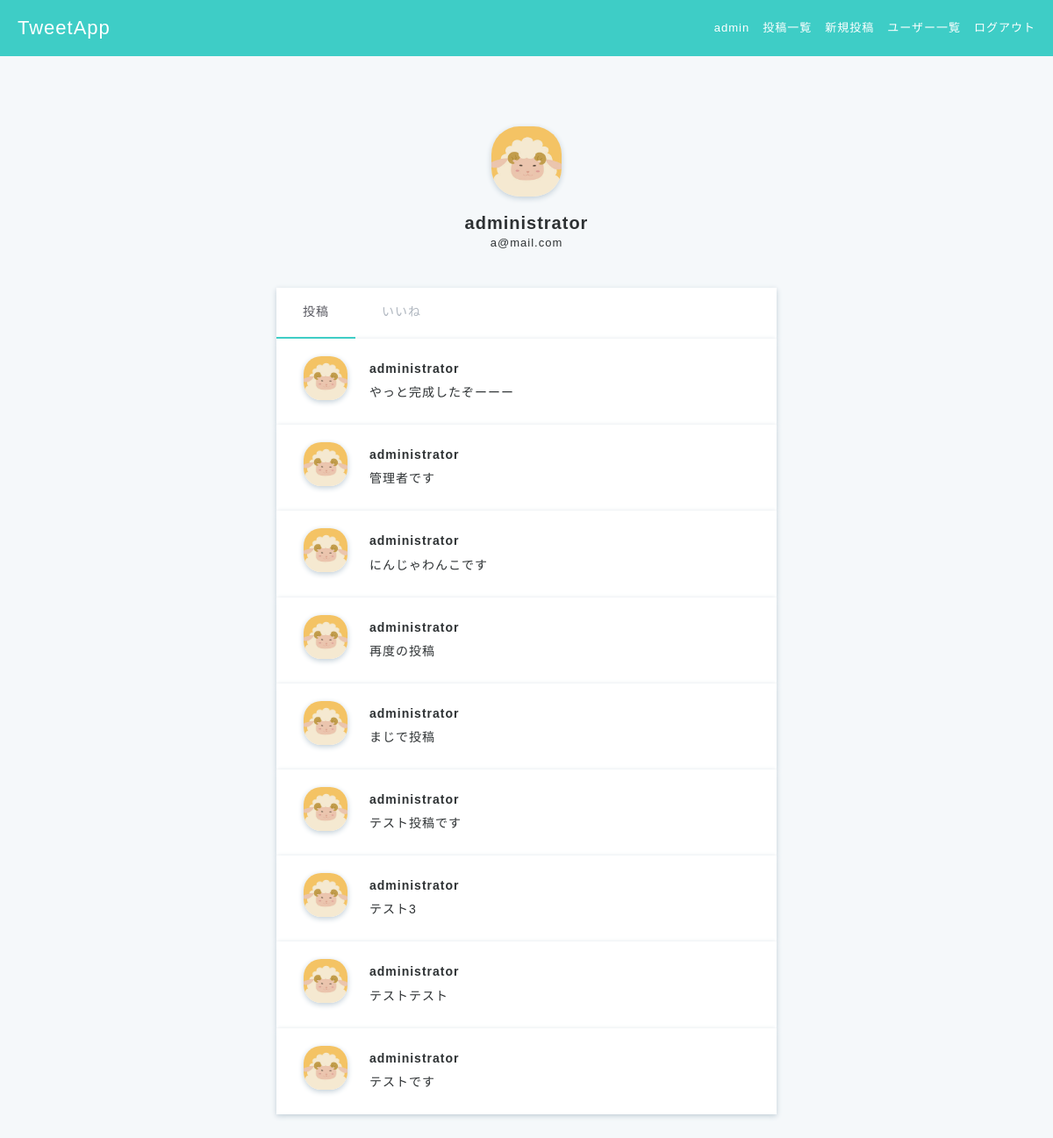
/accounts/user_detail/6 (signed in), run on the app's committed database.
### accounts/models.py (models this page shows, shortened)
class Users(AbstractBaseUser, PermissionsMixin):
    username = models.CharField(max_length=150)
    email = models.EmailField(max_length=255, unique=True)
    is_active = models.BooleanField(default=True)
    is_staff = models.BooleanField(default=False)
    picture = models.FileField(null=True, upload_to='picture/', default='picture/default_user.jpeg')
    USERNAME_FIELD = 'email' # このテーブルのレコードを一意に識別
    REQUIRED_FIELDS = ['username'] # スーパーユーザ作成時に入力する
    objects = UserManager()
    class Meta:
        db_table = 'users'

### post/models.py (models this page shows, shortened)
class Posts(models.Model):
    content = models.CharField('ツイート内容', max_length=140)
    user = models.ForeignKey('accounts.Users', verbose_name='ユーザー',on_delete=models.CASCADE)
    created_at = models.DateTimeField('投稿日', auto_now_add=True)
    updated_at = models.DateTimeField('更新日', auto_now=True)
    class Meta:
        db_table = 'posts'

### accounts/views.py (the view)
# urls.py: path('accounts/user_detail/<int:user_id>', views.user_detail, name='user_detail'),
def user_detail(request, user_id):
    if not request.user.is_authenticated:
        messages.warning(request, 'ログインが必要です')
        return redirect('accounts:user_login')
    else:
        user = get_object_or_404(Users, id=user_id)
        posts = Posts.objects.filter(
            user_id=user_id).order_by('-created_at')
        return render(request, 'accounts/user_detail.html', context={
            'user': user, 'posts' : posts
        })

### templates/accounts/user_detail.html (shortened to what this page needs)
{% extends 'base.html' %}
{% block content %}
<div class="main user-show">
    <div class="container">
      <div class="user">
        <img src="{{ user.picture.url }}">
        <h2>{{ user.username }}</h2>
        <p>{{ user.email }}</p>
      </div>
      <ul class="user-tabs">
        <li class="active"><a href="{% url 'accounts:user_detail' user_id=user.id %}">投稿</a></li>
        <li><a href="{% url 'accounts:user_like' user_id=user.id %}">いいね</a></li>
      </ul>
      {% for post in posts %}
        <div class="posts-index-item">
          <div class="post-left">
            <img src="{{ post.user.picture.url }}">
          </div>
          <div class="post-right">
            <div class="post-user-name">
              <a href="{% url 'accounts:user_detail' user_id=post.user.id %}">{{ post.user.username }}</a>
            </div>
            <a href="{% url 'post:post_detail' post_id=post.id %}">{{ post.content }}</a>
          </div>
        </div>
      {% endfor %}
    </div>
</div>
{% endblock content %}

### templates/base.html (shortened to what this page needs)
{% load static %}
<!DOCTYPE html>
<html lang="ja">
  <head>
    <link rel="stylesheet" href="{% static 'css/style.css' %}"/>
    <link rel="stylesheet" href="https://maxcdn.bootstrapcdn.com/font-awesome/4.7.0/css/font-awesome.min.css"/>
  </head>
  <body>
    <header>
      <div class="header-logo">
        {% if user.is_authenticated %}
        <a href="{% url 'post:posts_index' %}">TweetApp</a>
        {% else %}
        <a href="{% url 'accounts:top' %}">TweetApp</a>
        {% endif %}
      </div>
      <ul class="header-menus">
        {% if user.is_authenticated %}
        <li>
          <a href="{% url 'accounts:user_detail' user_id=request.user.id %}">{{ request.user.username }}</a>
        </li>
        <li>
          <a href="{% url 'post:posts_index' %}">投稿一覧</a>
        </li>
        <li>
          <a href="{% url 'post:create_post' %}">新規投稿</a>
        </li>
        <li>
          <a href="{% url 'accounts:users_index' %}">ユーザー一覧</a>
        </li>
        <li>
          <a href="{% url 'accounts:user_logout' %}">ログアウト</a>
        </li>
        {% endif %}
      </ul>
    </header>
    {% block content %}{% endblock content %}
  </body>
</html>

### static/css/style.css (style rules this page uses)
* { box-sizing: border-box; }
html { font: 100%/1.5 'Avenir Next', 'Hiragino Sans', sans-serif; line-height: 1.7; letter-spacing: 1px; }
ul, li { list-style-type: none; padding: 0; margin: 0; }
a { text-decoration: none; color: #2d3133; font-size: 14px; }
h1, h2, h3, h4, h5, h6, p { margin: 0; }
body { color: #2d3133; background-color: #3ecdc6; margin: 0; min-height: 1vh; }
.main { position: absolute; top: 64px; width: 100%; height: auto; min-height: 100%; background-color: #f5f8fa; }
.container { max-width: 600px; margin: 60px auto; padding-left: 15px; padding-right: 15px; clear: both; }
header { height: 64px; position: absolute; z-index: 1; width: 100%; }
.header-logo { float: left; padding-left: 20px; color: white; font-size: 22px; line-height: 64px; }
.header-logo a { color: white; font-size: 22px; }
.header-menus { float: right; padding-right: 20px; }
.header-menus li { float: left; line-height: 64px; font-size: 13px; color: white; padding-left: 15px; }
.header-menus a { float: left; font-size: 13px; color: white; }
.posts-index-item { padding: 20px 30px; background-color: white; overflow: hidden; box-shadow: 0 2px 6px #c1ced7; }
.post-left img { width: 50px; height: 50px; border-radius: 40%; box-shadow: 0 2px 6px #c1ced7; object-fit: cover; }
.post-user-name a { font-weight: 600; }
.post-left { float: left; width: 10%; }
.post-right { float: left; width: 90%; padding-left: 25px; text-align: left; }
.user-show { text-align: center; }
.user { margin-bottom: 20px; }
.user img { width: 80px; height: 80px; border-radius: 40%; box-shadow: 0 2px 6px #c1ced7; margin: 20px 0 10px; object-fit: cover; }
.user h2 { font-size: 20px; font-weight: 600; line-height: 1.2; }
.user p { font-size: 13px; margin-bottom: 15px; }
.user-tabs { margin-top: 40px; background-color: white; overflow: hidden; box-shadow: 0 2px 6px #c1ced7; }
.user-tabs li { float: left; }
.user-tabs li.active { border-bottom: 2px solid #3ecdc6; }
.user-tabs li.active a { color: #57575f; }
.user-tabs a { display: inline-block; padding: 16px 30px; color: #afb6bf; }

### data on the page
Users: user.username "admin"
Users: picture (picture), username "administrator", email "a@mail.com"
Posts: user.picture (picture), user.username "administrator", content "やっと完成したぞーーー"
Posts: user.picture (picture), user.username "administrator", content "管理者です"
Posts: user.picture (picture), user.username "administrator", content "にんじゃわんこです"
Posts: user.picture (picture), user.username "administrator", content "再度の投稿"
Posts: user.picture (picture), user.username "administrator", content "まじで投稿"
Posts: user.picture (picture), user.username "administrator", content "テスト投稿です"
Posts: user.picture (picture), user.username "administrator", content "テスト3"
Posts: user.picture (picture), user.username "administrator", content "テストテスト"
Posts: user.picture (picture), user.username "administrator", content "テストです"
